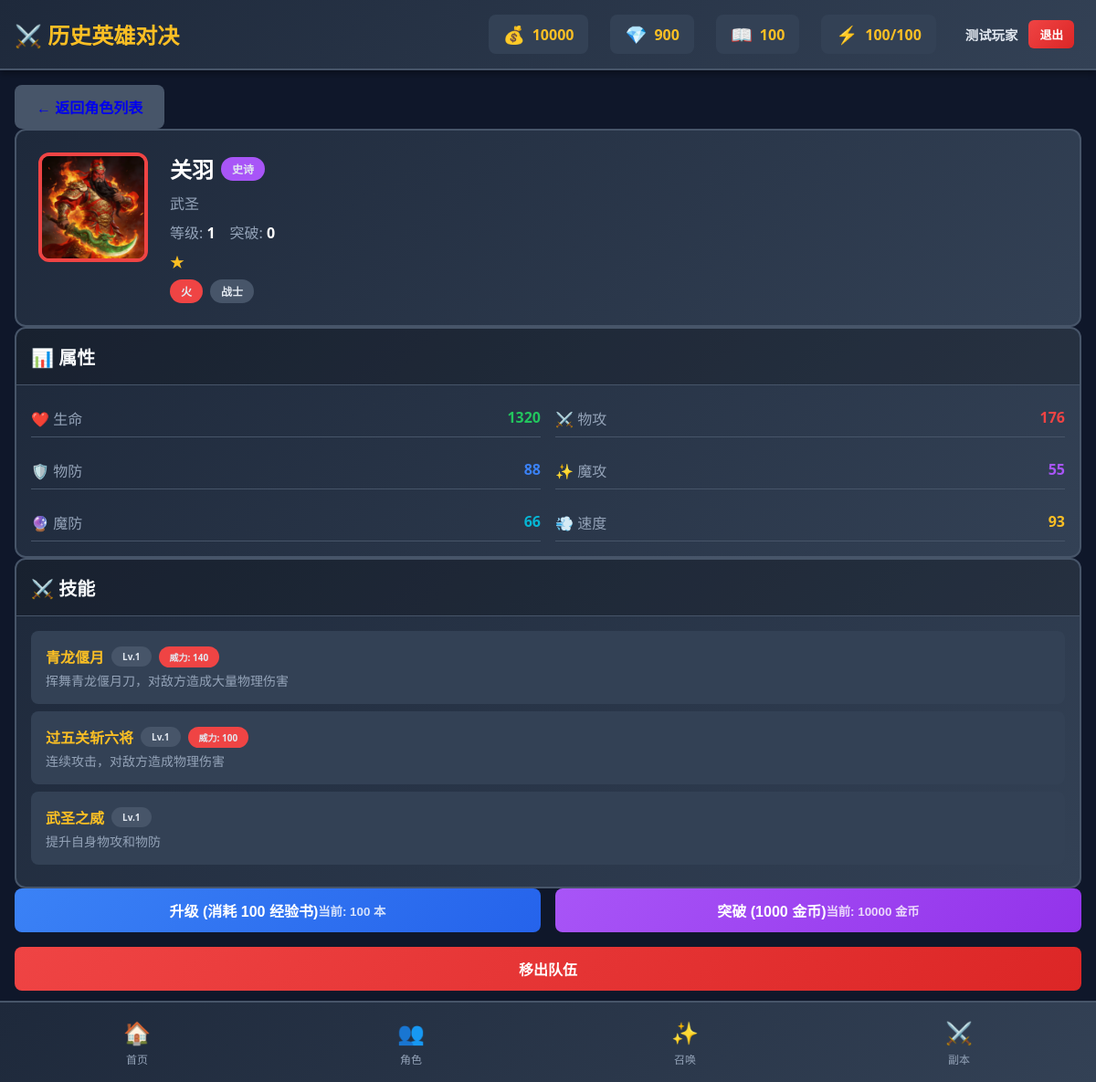
/character/6 (signed in), run on the app's committed database.
### models.py (models this page shows, shortened)
class Player(db.Model, UserMixin):
    __tablename__ = 'players'
    id = db.Column(db.Integer, primary_key=True, autoincrement=True)
    username = db.Column(db.String(64), unique=True, nullable=True, index=True)
    email = db.Column(db.String(120), unique=True, nullable=True, index=True)
    phone = db.Column(db.String(32), unique=True, nullable=True, index=True)
    password_hash = db.Column(db.String(256), nullable=True)
    name = db.Column(db.String(128), nullable=False, default='勇者')
    level = db.Column(db.Integer, nullable=False, default=1)
    exp = db.Column(db.Integer, nullable=False, default=0)
    exp_to_next = db.Column(db.Integer, nullable=False, default=100)
    gold = db.Column(db.Integer, nullable=False, default=10000)
    gems = db.Column(db.Integer, nullable=False, default=1000)
    exp_books = db.Column(db.Integer, nullable=False, default=100)
    summon_tickets = db.Column(db.Integer, nullable=False, default=10)
    energy = db.Column(db.Integer, nullable=False, default=100)
    max_energy = db.Column(db.Integer, nullable=False, default=100)
    last_energy_update = db.Column(db.DateTime, default=datetime.now)
    pity_count = db.Column(db.Integer, nullable=False, default=0)
    legendary_pity_count = db.Column(db.Integer, nullable=False, default=0)
    total_play_days = db.Column(db.Integer, nullable=False, default=1)
    last_login_date = db.Column(db.Date, default=date.today)
    created_at = db.Column(db.DateTime, default=datetime.now)
    updated_at = db.Column(db.DateTime, default=datetime.now, onupdate=datetime.now)
    characters = db.relationship('PlayerCharacter', backref='player', lazy='dynamic')
    team = db.relationship('PlayerTeam', backref='player', lazy='dynamic', order_by='PlayerTeam.slot')
    completed_stages = db.relationship('PlayerCompletedStage', backref='player', lazy='dynamic')
    daily_tasks = db.relationship('PlayerDailyTask', backref='player', lazy='dynamic')
    summon_history = db.relationship('SummonHistory', backref='player', lazy='dynamic')

class CharacterTemplate(db.Model):
    __tablename__ = 'character_templates'
    id = db.Column(db.Integer, primary_key=True, autoincrement=True)
    character_id = db.Column(db.String(64), unique=True, nullable=False, index=True)  # 唯一标识
    name = db.Column(db.String(64), nullable=False)
    name_en = db.Column(db.String(64), nullable=True)
    title = db.Column(db.String(64), nullable=True)
    era = db.Column(db.String(32), nullable=True)
    origin = db.Column(db.String(64), nullable=True)
    description = db.Column(db.Text, nullable=True)
    element = db.Column(db.String(16), nullable=False, default='fire')
    role_type = db.Column(db.String(16), nullable=False, default='warrior')
    rarity = db.Column(db.String(16), nullable=False, default='common')
    avatar = db.Column(db.String(256), nullable=True)
    illustration = db.Column(db.String(256), nullable=True)
    base_hp = db.Column(db.Integer, nullable=False, default=1000)
    base_attack = db.Column(db.Integer, nullable=False, default=100)
    base_defense = db.Column(db.Integer, nullable=False, default=50)
    base_magic_attack = db.Column(db.Integer, nullable=False, default=100)
    base_magic_defense = db.Column(db.Integer, nullable=False, default=50)
    base_speed = db.Column(db.Integer, nullable=False, default=100)
    skills = db.Column(db.Text, nullable=True)  # JSON字符串
    created_at = db.Column(db.DateTime, default=datetime.now)
    updated_at = db.Column(db.DateTime, default=datetime.now, onupdate=datetime.now)
    def to_dict(self):
        import json
        return {
            'id': self.character_id,
            'name': self.name,
            'name_en': self.name_en,
            'title': self.title,
            'era': self.era,
            'origin': self.origin,
            'description': self.description,
            'element': self.element,
            'role_type': self.role_type,
            'rarity': self.rarity,
            'avatar': self.avatar,
            'illustration': self.illustration,
            'stats': {
                'hp': self.base_hp,
                'attack': self.base_attack,
                'defense': self.base_defense,
                'magic_attack': self.base_magic_attack,
                'magic_defense': self.base_magic_defense,
                'speed': self.base_speed,
            },
            'skills': json.loads(self.skills) if self.skills else [],
        }

### app.py (the view)
@app.route('/character/<int:instance_id>')
@login_required
def character_detail(instance_id):
    player = current_user
    char_instance = PlayerCharacter.query.get_or_404(instance_id)
    if char_instance.player_id != player.id:
        flash('无权查看该角色', 'error')
        return redirect(url_for('characters'))
    battle_char = get_battle_character(char_instance)
    if not battle_char:
        flash('角色不存在', 'error')
        return redirect(url_for('characters'))
    battle_char['instance_id'] = instance_id
    battle_char['breakthrough'] = char_instance.breakthrough
    is_in_team = any(t.character_instance_id == instance_id for t in player.team)
    team_ids = [t.character_instance_id for t in player.team]
    return render_template('character_detail.html',
        player=player,
        character=battle_char,
        is_in_team=is_in_team,
        team_ids=team_ids,
        rarity_names=RARITY_NAMES,
        rarity_colors=RARITY_COLORS,
        element_names=ELEMENT_NAMES,
        element_colors=ELEMENT_COLORS,
        role_names=ROLE_NAMES
    )

### templates/character_detail.html (shortened to what this page needs)
{% extends "base.html" %}
{% block content %}
<div class="space-y-4">
    <a href="{{ url_for('characters') }}" class="btn" style="background: #475569;">
        ← 返回角色列表
    </a>
    <div class="card">
        <div class="card-body" style="padding: 1.5rem;">
            <div style="display: flex; gap: 1.5rem; align-items: flex-start;">
                <div style="width: 120px; height: 120px; border-radius: 12px; overflow: hidden; border: 4px solid {{ element_colors[character.element] }};">
                    <img src="{{ character.avatar }}" alt="{{ character.name }}" style="width: 100%; height: 100%; object-fit: cover; object-position: top;">
                </div>
                <div style="flex: 1;">
                    <div style="display: flex; align-items: center; gap: 0.5rem; margin-bottom: 0.5rem;">
                        <h2 style="font-size: 1.5rem; font-weight: bold; color: white;">{{ character.name }}</h2>
                        <span class="badge bg-rarity-{{ character.rarity }}">{{ rarity_names[character.rarity] }}</span>
                    </div>
                    <p style="color: #94a3b8; margin-bottom: 0.5rem;">{{ character.title }}</p>
                    <div style="display: flex; gap: 1rem; margin-bottom: 0.5rem;">
                        <span style="color: #94a3b8;">等级: <span style="color: white; font-weight: bold;">{{ character.level }}</span></span>
                        <span style="color: #94a3b8;">突破: <span style="color: white; font-weight: bold;">{{ character.breakthrough }}</span></span>
                    </div>
                    <div style="color: #fbbf24; margin-bottom: 0.5rem;">
                        {% for i in range(character.stars) %}★{% endfor %}
                    </div>
                    <div style="display: flex; gap: 0.5rem;">
                        <span class="badge" style="background: {{ element_colors[character.element] }};">
                            {{ element_names[character.element] }}
                        </span>
                        <span class="badge" style="background: #475569;">
                            {{ role_names[character.role_type] }}
                        </span>
                    </div>
                </div>
            </div>
        </div>
    </div>
    <div class="card">
        <div class="card-header">
            <h3 class="card-title">📊 属性</h3>
        </div>
        <div class="card-body">
            <div class="grid grid-2">
                <div style="display: flex; justify-content: space-between; padding: 0.5rem 0; border-bottom: 1px solid #475569;">
                    <span style="color: #94a3b8;">❤️ 生命</span>
                    <span style="color: #22c55e; font-weight: bold;">{{ character.stats.max_hp }}</span>
                </div>
                <div style="display: flex; justify-content: space-between; padding: 0.5rem 0; border-bottom: 1px solid #475569;">
                    <span style="color: #94a3b8;">⚔️ 物攻</span>
                    <span style="color: #ef4444; font-weight: bold;">{{ character.stats.attack }}</span>
                </div>
                <div style="display: flex; justify-content: space-between; padding: 0.5rem 0; border-bottom: 1px solid #475569;">
                    <span style="color: #94a3b8;">🛡️ 物防</span>
                    <span style="color: #3b82f6; font-weight: bold;">{{ character.stats.defense }}</span>
                </div>
                <div style="display: flex; justify-content: space-between; padding: 0.5rem 0; border-bottom: 1px solid #475569;">
                    <span style="color: #94a3b8;">✨ 魔攻</span>
                    <span style="color: #a855f7; font-weight: bold;">{{ character.stats.magic_attack }}</span>
                </div>
                <div style="display: flex; justify-content: space-between; padding: 0.5rem 0; border-bottom: 1px solid #475569;">
                    <span style="color: #94a3b8;">🔮 魔防</span>
                    <span style="color: #06b6d4; font-weight: bold;">{{ character.stats.magic_defense }}</span>
                </div>
                <div style="display: flex; justify-content: space-between; padding: 0.5rem 0; border-bottom: 1px solid #475569;">
                    <span style="color: #94a3b8;">💨 速度</span>
                    <span style="color: #fbbf24; font-weight: bold;">{{ character.stats.speed }}</span>
                </div>
            </div>
        </div>
    </div>
    <div class="card">
        <div class="card-header">
            <h3 class="card-title">⚔️ 技能</h3>
        </div>
        <div class="card-body">
            {% for skill in character.skills %}
            <div style="padding: 1rem; background: #334155; border-radius: 8px; margin-bottom: 0.5rem;">
                <div style="display: flex; align-items: center; gap: 0.5rem; margin-bottom: 0.25rem;">
                    <span style="color: #fbbf24; font-weight: bold;">{{ skill.name }}</span>
                    <span class="badge" style="background: #475569; font-size: 0.625rem;">Lv.1</span>
                    {% if skill.power > 0 %}
                    <span class="badge" style="background: #ef4444; font-size: 0.625rem;">威力: {{ skill.power }}</span>
                    {% endif %}
                </div>
                <p style="font-size: 0.875rem; color: #94a3b8;">{{ skill.description }}</p>
            </div>
            {% endfor %}
        </div>
    </div>
    <div class="grid grid-2" style="gap: 1rem;">
        <button onclick="levelUp()" class="btn btn-primary btn-block">
            升级 (消耗 100 经验书)
            <br><small style="opacity: 0.8;">当前: {{ player.exp_books }} 本</small>
        </button>
        <button onclick="breakthrough()" class="btn btn-purple btn-block"
                {% if character.breakthrough >= 5 %}disabled{% endif %}>
            突破 ({{ (character.breakthrough + 1) * 1000 }} 金币)
            <br><small style="opacity: 0.8;">当前: {{ player.gold }} 金币</small>
        </button>
    </div>
    <button onclick="toggleTeam()" class="btn btn-block {% if is_in_team %}btn-danger{% else %}btn-success{% endif %}" style="margin-top: 1rem;">
        {% if is_in_team %}移出队伍{% else %}加入队伍{% endif %}
    </button>
</div>
{% endblock %}

### templates/base.html (shortened to what this page needs)
<!DOCTYPE html>
<html lang="zh-CN">
<head>
    <link rel="stylesheet" href="{{ url_for('static', filename='css/style.css') }}">
</head>
<body>
    {% if player %}
    <nav class="navbar">
        <div class="navbar-content">
            <a href="{{ url_for('index') }}" class="navbar-brand">
                ⚔️ 历史英雄对决
            </a>
            <div class="navbar-resources">
                <div class="resource-item">
                    <span class="resource-icon">💰</span>
                    <span class="resource-value">{{ player.gold }}</span>
                </div>
                <div class="resource-item">
                    <span class="resource-icon">💎</span>
                    <span class="resource-value">{{ player.gems }}</span>
                </div>
                <div class="resource-item">
                    <span class="resource-icon">📖</span>
                    <span class="resource-value">{{ player.exp_books }}</span>
                </div>
                <div class="resource-item">
                    <span class="resource-icon">⚡</span>
                    <span class="resource-value">{{ player.energy }}/{{ player.max_energy }}</span>
                </div>
                <div class="resource-item user-info">
                    <span class="user-name">{{ player.name }}</span>
                    <a href="{{ url_for('logout') }}" class="logout-btn" onclick="return confirm('确定要退出登录吗？')">退出</a>
                </div>
            </div>
        </div>
    </nav>
    {% endif %}
    <main class="main-content">
        {% block content %}{% endblock %}
    </main>
    {% if player %}
    <nav class="bottom-nav">
        <a href="{{ url_for('index') }}" class="nav-item {% if request.endpoint == 'index' %}active{% endif %}">
            <span class="nav-icon">🏠</span>
            <span class="nav-label">首页</span>
        </a>
        <a href="{{ url_for('characters') }}" class="nav-item {% if request.endpoint == 'characters' %}active{% endif %}">
            <span class="nav-icon">👥</span>
            <span class="nav-label">角色</span>
        </a>
        <a href="{{ url_for('summon') }}" class="nav-item {% if request.endpoint == 'summon' %}active{% endif %}">
            <span class="nav-icon">✨</span>
            <span class="nav-label">召唤</span>
        </a>
        <a href="{{ url_for('stages') }}" class="nav-item {% if request.endpoint == 'stages' %}active{% endif %}">
            <span class="nav-icon">⚔️</span>
            <span class="nav-label">副本</span>
        </a>
    </nav>
    {% endif %}
</body>
</html>

### data on the page
Player: gold "10000", gems "900", exp_books "100", energy "100", max_energy "100", name "测试玩家"
CharacterTemplate: avatar (picture), name "关羽", rarity "史诗", title "武圣", element "火", role_type "战士"

### other printed values
{{ character.level }} "1"
{{ character.breakthrough }} "0"
{{ character.stats.max_hp }} "1320"
{{ character.stats.attack }} "176"
{{ character.stats.defense }} "88"
{{ character.stats.magic_attack }} "55"
{{ character.stats.magic_defense }} "66"
{{ character.stats.speed }} "93"
{{ skill.name }} "青龙偃月" "过五关斩六将" "武圣之威"
{{ skill.power }} "140" "100"
{{ skill.description }} "挥舞青龙偃月刀，对敌方造成大量物理伤害" "连续攻击，对敌方造成物理伤害" "提升自身物攻和物防"
{{ (character.breakthrough + 1) * 1000 }} "1000"
